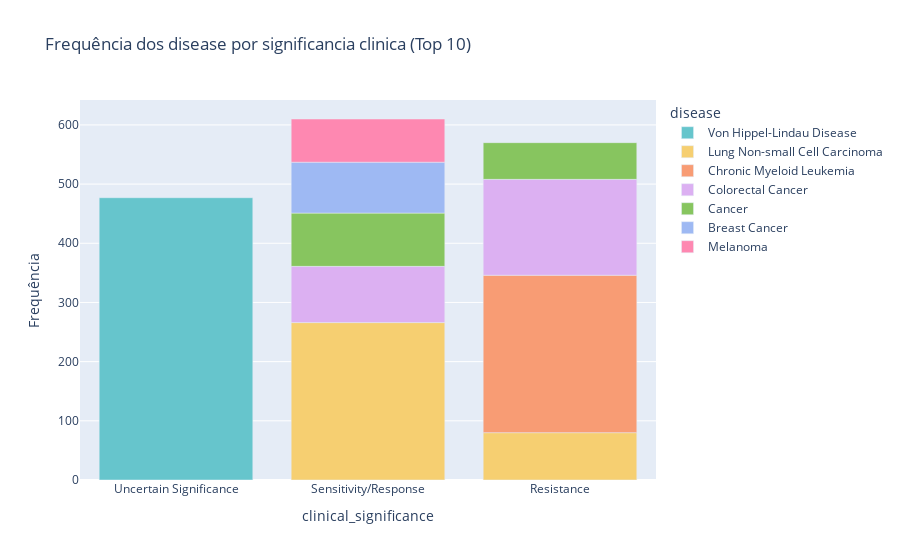

Here is the notebook cell this chart was saved with:
### Markdown cell above
Com esse gráfico visualizamos os tipos cancerigenos e como normalmente eles são diagnosticados. Ex: Von Hippel é na maior parte das vezes uma predisposição enquanto Lung Non-Small é um preditivo e Acute Myeloid Leukemia normalmente é um prognostico.

### Code cell
# agrupa os dados pela combinação de "disease" e "clinical_significance" e soma a quantidade de ocorrências de cada combinação
grouped_clinical_significance_type_df = civic.groupby(['disease', 'clinical_significance']).size().reset_index(name='count')
# ordena os dados pela quantidade de ocorrências em ordem decrescente
sorted_clinical_significance_type_df = grouped_clinical_significance_type_df.sort_values('count', ascending=False)
# seleciona as informações mais relevantes
top_clinical_significance_type_df = sorted_clinical_significance_type_df.head(10)

# Cria o gráfico de barras
fig = px.bar(top_clinical_significance_type_df, x='clinical_significance', y='count', color='disease', 
             title='Frequência dos disease por significancia clinica (Top 10)',
             color_discrete_sequence=px.colors.qualitative.Pastel)#, #template='plotly_dark')
# Personaliza os rótulos do eixo x e y
fig.update_xaxes(title='clinical_significance')
fig.update_yaxes(title='Frequência')
# Mostra o gráfico
fig.show()

### Figure 1 — Plotly figure (JSON) as saved in the notebook; plotly's stock layout.template omitted (floating-point values rounded to 4 significant figures)
{"data": [{"alignmentgroup": "True", "hovertemplate": "disease=Von Hippel-Lindau Disease<br>clinical_significance=%{x}<br>count=%{y}<extra></extra>", "legendgroup": "Von Hippel-Lindau Disease", "marker": {"color": "rgb(102, 197, 204)", "pattern": {"shape": ""}}, "name": "Von Hippel-Lindau Disease", "offsetgroup": "Von Hippel-Lindau Disease", "orientation": "v", "showlegend": true, "textposition": "auto", "type": "bar", "x": ["Uncertain Significance"], "xaxis": "x", "y": [477], "yaxis": "y"}, {"alignmentgroup": "True", "hovertemplate": "disease=Lung Non-small Cell Carcinoma<br>clinical_significance=%{x}<br>count=%{y}<extra></extra>", "legendgroup": "Lung Non-small Cell Carcinoma", "marker": {"color": "rgb(246, 207, 113)", "pattern": {"shape": ""}}, "name": "Lung Non-small Cell Carcinoma", "offsetgroup": "Lung Non-small Cell Carcinoma", "orientation": "v", "showlegend": true, "textposition": "auto", "type": "bar", "x": ["Sensitivity/Response", "Resistance"], "xaxis": "x", "y": [266, 80], "yaxis": "y"}, {"alignmentgroup": "True", "hovertemplate": "disease=Chronic Myeloid Leukemia<br>clinical_significance=%{x}<br>count=%{y}<extra></extra>", "legendgroup": "Chronic Myeloid Leukemia", "marker": {"color": "rgb(248, 156, 116)", "pattern": {"shape": ""}}, "name": "Chronic Myeloid Leukemia", "offsetgroup": "Chronic Myeloid Leukemia", "orientation": "v", "showlegend": true, "textposition": "auto", "type": "bar", "x": ["Resistance"], "xaxis": "x", "y": [266], "yaxis": "y"}, {"alignmentgroup": "True", "hovertemplate": "disease=Colorectal Cancer<br>clinical_significance=%{x}<br>count=%{y}<extra></extra>", "legendgroup": "Colorectal Cancer", "marker": {"color": "rgb(220, 176, 242)", "pattern": {"shape": ""}}, "name": "Colorectal Cancer", "offsetgroup": "Colorectal Cancer", "orientation": "v", "showlegend": true, "textposition": "auto", "type": "bar", "x": ["Resistance", "Sensitivity/Response"], "xaxis": "x", "y": [162, 95], "yaxis": "y"}, {"alignmentgroup": "True", "hovertemplate": "disease=Cancer<br>clinical_significance=%{x}<br>count=%{y}<extra></extra>", "legendgroup": "Cancer", "marker": {"color": "rgb(135, 197, 95)", "pattern": {"shape": ""}}, "name": "Cancer", "offsetgroup": "Cancer", "orientation": "v", "showlegend": true, "textposition": "auto", "type": "bar", "x": ["Sensitivity/Response", "Resistance"], "xaxis": "x", "y": [90, 62], "yaxis": "y"}, {"alignmentgroup": "True", "hovertemplate": "disease=Breast Cancer<br>clinical_significance=%{x}<br>count=%{y}<extra></extra>", "legendgroup": "Breast Cancer", "marker": {"color": "rgb(158, 185, 243)", "pattern": {"shape": ""}}, "name": "Breast Cancer", "offsetgroup": "Breast Cancer", "orientation": "v", "showlegend": true, "textposition": "auto", "type": "bar", "x": ["Sensitivity/Response"], "xaxis": "x", "y": [86], "yaxis": "y"}, {"alignmentgroup": "True", "hovertemplate": "disease=Melanoma<br>clinical_significance=%{x}<br>count=%{y}<extra></extra>", "legendgroup": "Melanoma", "marker": {"color": "rgb(254, 136, 177)", "pattern": {"shape": ""}}, "name": "Melanoma", "offsetgroup": "Melanoma", "orientation": "v", "showlegend": true, "textposition": "auto", "type": "bar", "x": ["Sensitivity/Response"], "xaxis": "x", "y": [73], "yaxis": "y"}], "layout": {"barmode": "relative", "legend": {"title": {"text": "disease"}, "tracegroupgap": 0}, "title": {"text": "Frequência dos disease por significancia clinica (Top 10)"}, "xaxis": {"anchor": "y", "domain": [0, 1], "title": {"text": "clinical_significance"}}, "yaxis": {"anchor": "x", "domain": [0, 1], "title": {"text": "Frequência"}}}}
